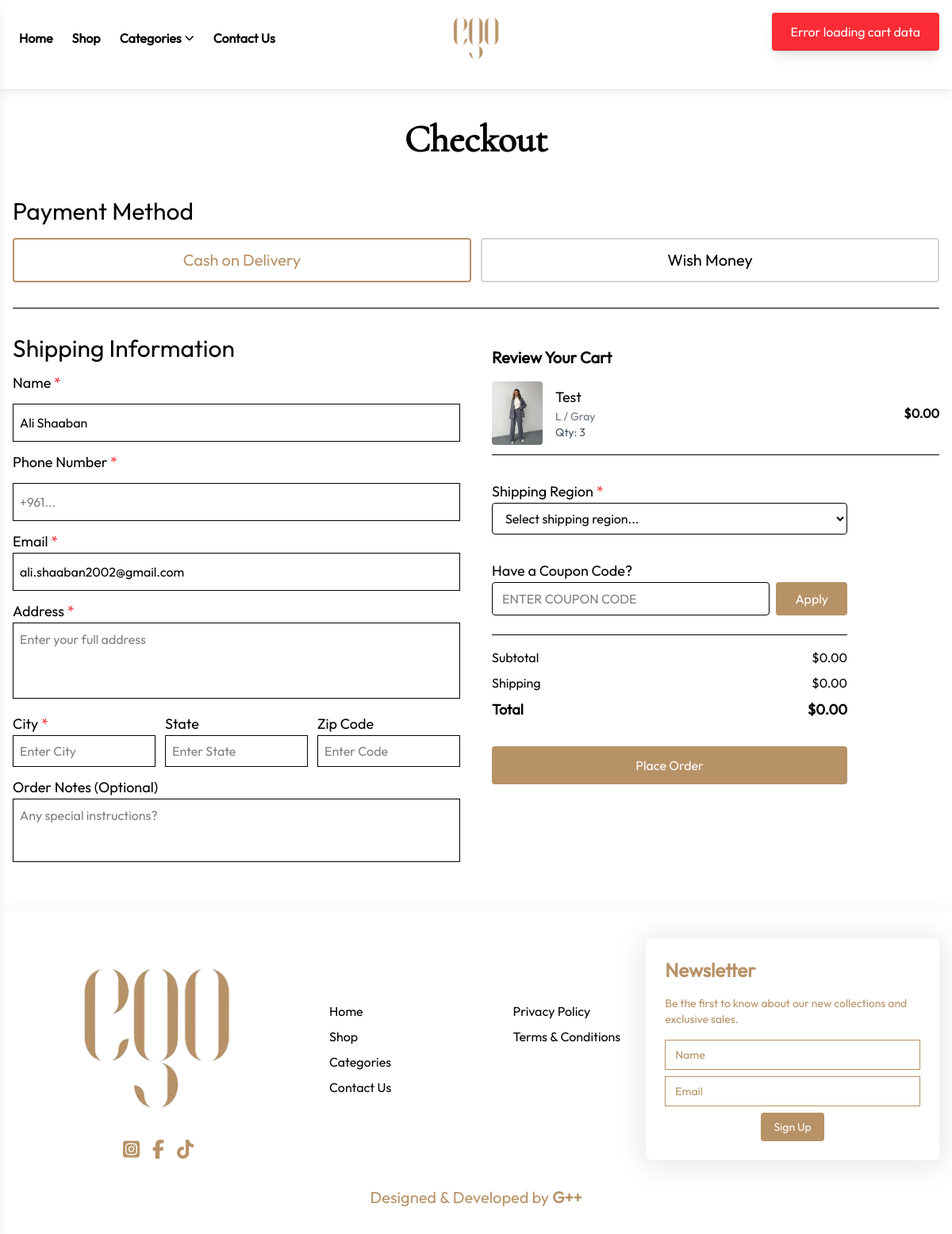
Screenshot of /checkout.php (signed in) with the database file from the repository.
### tables this page shows
CREATE TABLE `users` (
  `id` int(11) NOT NULL,
  `name` varchar(100) NOT NULL,
  `email` varchar(150) NOT NULL,
  `phone` varchar(50) DEFAULT NULL,
  `address` varchar(255) DEFAULT NULL,
  `city` varchar(100) DEFAULT NULL,
  `state` varchar(20) DEFAULT NULL,
  `country` varchar(100) DEFAULT NULL,
  `zip_code` varchar(100) DEFAULT NULL,
  `password` varchar(255) NOT NULL,
  `role` enum('super_admin','admin','customer') DEFAULT 'customer',
  `created_at` timestamp NOT NULL DEFAULT current_timestamp()
);

CREATE TABLE `cart_item` (
  `item_id` int(11) NOT NULL,
  `cart_id` int(11) NOT NULL,
  `product_id` int(11) NOT NULL,
  `variant_id` int(11) DEFAULT NULL,
  `image_id` int(11) DEFAULT NULL,
  `quantity` int(11) NOT NULL DEFAULT 1,
  `price` decimal(10,2) NOT NULL
);

CREATE TABLE `product_images` (
  `id` int(11) NOT NULL,
  `product_id` int(11) NOT NULL,
  `variant_id` int(11) DEFAULT NULL,
  `color_id` int(11) DEFAULT NULL,
  `image_path` varchar(255) NOT NULL,
  `is_main` tinyint(1) DEFAULT 0,
  `display_order` int(11) DEFAULT 1
);

CREATE TABLE `products` (
  `id` int(11) NOT NULL,
  `name` varchar(150) NOT NULL,
  `description` text DEFAULT NULL,
  `base_price` decimal(10,2) NOT NULL,
  `weight` decimal(10,2) DEFAULT NULL,
  `category_id` int(11) DEFAULT NULL,
  `created_at` timestamp NOT NULL DEFAULT current_timestamp(),
  `is_top` tinyint(1) NOT NULL DEFAULT 0,
  `is_active` tinyint(1) DEFAULT 1
);

CREATE TABLE `sizes` (
  `id` int(11) NOT NULL,
  `name` varchar(50) NOT NULL,
  `type` varchar(50) DEFAULT NULL
);

CREATE TABLE `colors` (
  `id` int(11) NOT NULL,
  `name` varchar(50) NOT NULL,
  `hex_code` varchar(7) DEFAULT NULL
);

### app/core/DB.php (called while the page is built, shortened)
<?php
    require_once __DIR__ . '/../config/database.php';
    class DB{
        public static function getConnection(){
            global $pdo;
            return $pdo;
        }
        public static function query($sql, $params = []){
            $stmt = self::getConnection()->prepare($sql);
            if (!empty($params)) {
                foreach ($params as $index => $value) {
                    $paramType = is_int($value) ? PDO::PARAM_INT : PDO::PARAM_STR;
                    $stmt->bindValue($index + 1, $value, $paramType);
                }
                $stmt->execute();
            } else {
                $stmt->execute($params);
            }
            return $stmt;
        }
    }

### app/models/User.php (called while the page is built, shortened)
<?php
    require_once __DIR__ . '/../core/DB.php';
    class User{
        public static function findById($id){
            return DB::query("SELECT * FROM users WHERE id = ?", [$id]) -> fetch();
        }
    }

### app/controllers/cartController.php (called while the page is built, shortened)
<?php
    require_once MODELS . 'Cart.php';
    class CartController{
        public function getCartItems() {
            try {
                if(isset($_SESSION['user_id'])){
                    $userId = $_SESSION['user_id'];
                    $cartId = Cart::getOrCreateCart($userId);
                    $items = Cart::getCartItemsWithDetails($cartId);
                    $total = Cart::getCartTotal($cartId);
                    $count = 0;
                    foreach($items as $item) {
                        $count += $item['quantity'];
                    }
                    return [
                        'success' => true,
                        'items' => $items,
                        'total' => $total,
                        'count' => $count
                    ];
                }
                $items = [];
                $total = 0;
                $count = 0;
                return [
                    'success' => true,
                    'items' => $items,
                    'total' => $total,
                    'count' => $count
                ];
            } catch (Exception $e) {
                return ['success' => false, 'message' => 'Server error: ' . $e->getMessage()];
            }
        }
    }

### app/models/Cart.php (called while the page is built, shortened)
<?php
    require_once CORE . 'DB.php';
    class Cart{
        public static function getOrCreateCart($userId){
            try{
                $stmt = DB::query("SELECT cart_id FROM cart WHERE user_id = ?", [$userId]);
                $cart = $stmt->fetch(PDO::FETCH_ASSOC);
                if($cart){
                    return $cart['cart_id'];
                }else{
                    DB::query("INSERT INTO cart (user_id) VALUES (?)", [$userId]);
                    return DB::getConnection()->lastInsertId();
                }
            }catch(PDOException $e){
                throw new Exception("Failed to get or create cart: " . $e->getMessage());
            }
        }
        public static function getCartItemsWithDetails($cartId) {
            try {
                $stmt = DB::query("
                    SELECT
                        ci.item_id,
                        ci.product_id,
                        ci.quantity,
                        ci.price,
                        p.name,
                        p.description,
                        c.name AS color,
                        s.name AS size,
                        pi.image_path AS image
                    FROM cart_item ci
                    JOIN products p ON ci.product_id = p.id
                    LEFT JOIN product_variants pv ON ci.variant_id = pv.id
                    LEFT JOIN colors c ON pv.color_id = c.id
                    LEFT JOIN sizes s ON pv.size_id = s.id
                    LEFT JOIN product_images pi ON p.id = pi.product_id AND pi.is_main = 1
                    WHERE ci.cart_id = ?
                ", [$cartId]);
                return $stmt->fetchAll(PDO::FETCH_ASSOC);
            } catch(Exception $e) {
                file_put_contents(__DIR__ . '/../../logs/model.log', $e->getMessage() . "\n", FILE_APPEND);
                return [];
            }
        }
        public static function getCartTotal($cartId) {
            try {
                $stmt = DB::query("
                    SELECT SUM(ci.quantity * ci.price) AS total
                    FROM cart_item ci
                    WHERE ci.cart_id = ?
                ", [$cartId]);
                $total = $stmt->fetch(PDO::FETCH_ASSOC);
                return $total['total'] ?? 0;
            } catch(Exception $e) {
                file_put_contents(__DIR__ . '/../../logs/model.log', $e->getMessage() . "\n", FILE_APPEND);
                return 0;
            }
        }
    }

### app/views/frontend/checkoutSection.php (the view, shortened to what this page needs)
<?php
require_once __DIR__ . '/../../controllers/CartController.php';
try {
    $cartController = new CartController();
    $cartData = $cartController->getCartItems();
    $cartItems = $cartData['items'] ?? [];
    $cartTotal = $cartData['total'] ?? 0;
} catch (Exception $e) {
    error_log("Cart error: " . $e->getMessage());
    $cartItems = [];
    $cartTotal = 0;
    $cartCount = 0;
}
$userName = '';
$userEmail = '';
$userPhone = '';
if (isset($_SESSION['user_id'])) {
    require_once __DIR__ . '/../../models/User.php';
    $user = User::findById($_SESSION['user_id']);
    if ($user) {
        $userName = $user['name'] ?? '';
        $userEmail = $user['email'] ?? '';
        $userPhone = $user['phone'] ?? '';
    }
}
?>
<section class="max-w-7xl mx-auto px-4 py-10">
    <h1 class="text-4xl md:text-5xl font-bold mb-8 text-center font-cor">Checkout</h1>
    <?php if (empty($cartItems)): ?>
    <div class="text-center py-16">
        <i class="fi fi-rr-shopping-cart text-6xl text-gray-300 mb-4"></i>
        <h2 class="text-2xl font-semibold text-gray-600 mb-2">Your cart is empty</h2>
        <p class="text-gray-500 mb-6">Add some products to checkout!</p>
        <a href="shop.php" class="bg-brand text-white px-8 py-3 rounded-lg hover:bg-brand-dark transition-colors">
            Continue Shopping
        </a>
    </div>
    <?php else: ?>
    <div class="flex flex-col gap-8">
        <div class="space-y-4 py-4 border-b">
            <h2 class="text-2xl md:text-3xl">Payment Method</h2>
            <div class="flex flex-wrap gap-3">
                <button type="button" class="payment-method-btn flex-1 min-w-[120px] border-2 px-4 py-2 md:px-8 md:py-3 text-lg md:text-xl hover:border-brand hover:text-brand transition-colors rounded" data-method="cash">
                    Cash on Delivery
                </button>
                <button type="button" class="payment-method-btn flex-1 min-w-[120px] border-2 px-4 py-2 md:px-8 md:py-3 text-lg md:text-xl hover:border-brand hover:text-brand transition-colors rounded" data-method="wishmoney">
                    Wish Money
                </button>
            </div>
        </div>
        <div class="flex flex-col md:flex-row md:justify-between gap-10">
            <form id="checkout-form" class="flex-1 flex flex-col gap-3">
                <h2 class="text-2xl md:text-3xl">Shipping Information</h2>
                <label class="text-lg" for="customer-name">Name <span class="text-red-500">*</span></label>
                <input class="border w-full h-12 p-2 outline-none focus:border-brand" type="text" id="customer-name" name="name" placeholder="Enter your name" value="<?= htmlspecialchars($userName) ?>" required>
                <label class="text-lg" for="customer-phone">Phone Number <span class="text-red-500">*</span></label>
                <input class="border w-full h-12 p-2 outline-none focus:border-brand" id="customer-phone" name="phone" placeholder="+961..." value="<?= htmlspecialchars($userPhone) ?>" required>
                <div id="cod-fields" class="hidden space-y-3">
                    <label class="text-lg" for="customer-email">Email <span class="text-red-500">*</span></label>
                    <input class="border w-full h-12 p-2 outline-none focus:border-brand" type="email" id="customer-email" name="email" placeholder="Enter your email" value="<?= htmlspecialchars($userEmail) ?>">
                    <label class="text-lg" for="customer-address">Address <span class="text-red-500">*</span></label>
                    <textarea class="border w-full h-24 p-2 outline-none focus:border-brand resize-none" id="customer-address" name="address" placeholder="Enter your full address"></textarea>
                    <div class="grid grid-cols-1 sm:grid-cols-3 gap-3">
                        <div class="flex flex-col">
                            <label class="text-lg" for="customer-city">City <span class="text-red-500">*</span></label>
                            <input class="border h-10 p-2 outline-none focus:border-brand" type="text" id="customer-city" name="city" placeholder="Enter City">
                        </div>
                        <div class="flex flex-col">
                            <label class="text-lg" for="customer-state">State</label>
                            <input class="border h-10 p-2 outline-none focus:border-brand" type="text" id="customer-state" name="state" placeholder="Enter State">
                        </div>
                        <div class="flex flex-col">
                            <label class="text-lg" for="customer-zip">Zip Code</label>
                            <input class="border h-10 p-2 outline-none focus:border-brand" type="text" id="customer-zip" name="zip" placeholder="Enter Code">
                        </div>
                    </div>
                    <label class="text-lg" for="order-notes">Order Notes (Optional)</label>
                    <textarea class="border w-full h-20 p-2 outline-none focus:border-brand resize-none" id="order-notes" name="notes" placeholder="Any special instructions?"></textarea>
                </div>
            </form>
            <div class="flex-1 flex flex-col items-start py-4 gap-4 border-t md:border-t-0">
                <h3 class="text-xl font-semibold">Review Your Cart</h3>
                <div id="checkout-cart-items" class="w-full space-y-3 max-h-96 overflow-y-auto">
                    <?php foreach ($cartItems as $item): ?>
                    <div class="flex gap-4 items-center border-b pb-3">
                        <img src="<?= !empty($item['image']) ? htmlspecialchars($item['image']) : 'assets/images/placeholder.png' ?>"
                             alt="<?= htmlspecialchars($item['name'] ?? 'Product') ?>"
                             class="w-16 h-20 object-cover rounded">
                        <div class="flex-1">
                            <p class="text-lg font-outfit"><?= htmlspecialchars($item['name'] ?? 'Product') ?></p>
                            <p class="text-gray-500 text-sm">
                                <?= htmlspecialchars($item['size'] ?? 'N/A') ?> / <?= htmlspecialchars($item['color'] ?? 'N/A') ?>
                            </p>
                            <p class="text-sm text-gray-600">Qty: <?= (int)$item['quantity'] ?></p>
                        </div>
                        <div class="text-right">
                            <p class="font-semibold">$<?= number_format($item['total'] ?? ($item['price'] * $item['quantity']), 2) ?></p>
                        </div>
                    </div>
                    <?php endforeach; ?>
                </div>
                <div id="shipping-region-container" class="hidden w-full max-w-md space-y-2 mt-4">
                    <label class="text-lg font-medium">Shipping Region <span class="text-red-500">*</span></label>
                    <select id="checkout-shipping-region" class="w-full border px-3 py-2 outline-none focus:border-brand rounded">
                        <option value="">Select shipping region...</option>
                    </select>
                </div>
                <div class="w-full max-w-md space-y-2 mt-4">
                    <label class="text-lg font-medium">Have a Coupon Code?</label>
                    <div class="flex gap-2">
                        <input type="text"
                               id="coupon-code"
                               class="flex-1 border px-3 py-2 outline-none focus:border-brand rounded uppercase"
                               placeholder="Enter coupon code"
                               maxlength="20">
                        <button type="button"
                                id="apply-coupon-btn"
                                class="bg-brand text-white px-6 py-2 rounded hover:bg-opacity-90 transition-colors">
                            Apply
                        </button>
                    </div>
                </div>
                <div class="w-full max-w-md space-y-2 border-t pt-4">
                    <div class="flex justify-between">
                        <p>Subtotal</p>
                        <p id="checkout-subtotal">$<?= number_format($cartTotal, 2) ?></p>
                    </div>
                    <div class="flex justify-between">
                        <p>Shipping</p>
                        <p id="checkout-shipping">$0.00</p>
                    </div>
                    <div class="flex justify-between font-semibold text-lg">
                        <p>Total</p>
                        <p id="checkout-total">$<?= number_format($cartTotal, 2) ?></p>
                    </div>
                </div>
                <button type="button" id="place-order-btn" class="w-full max-w-md bg-brand text-white py-3 mt-4 rounded hover:bg-opacity-90 transition-colors disabled:bg-gray-400 disabled:cursor-not-allowed">
                    Place Order
                </button>
            </div>
        </div>
    </div>
    <?php endif; ?>
</section>

### rows the page displays
users: name "Ali Shaaban", email "ali.shaaban2002@gmail.com"
cart_item: product_images.image_path (picture), product.name "Test", sizes.name "L", colors.name "Gray", quantity "3", price "0.00"

### other values shown
$cartTotal "0.00"
